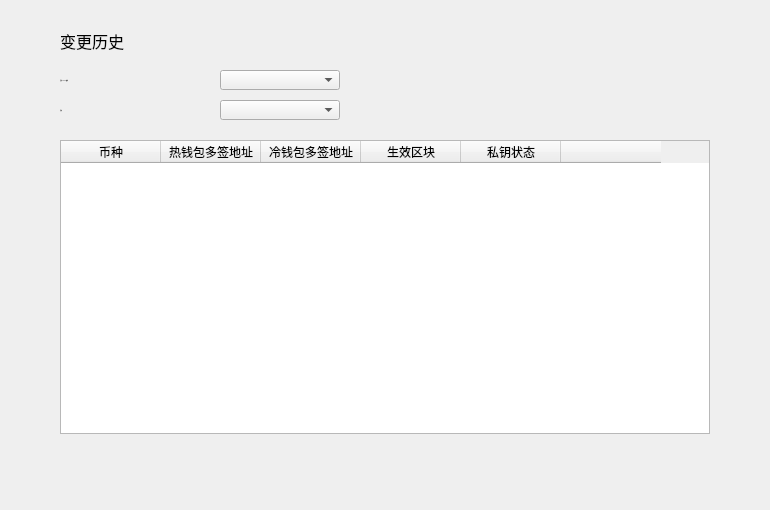
<?xml version="1.0" encoding="UTF-8"?>
<ui version="4.0">
 <class>AssetChangeHistoryWidget</class>
 <widget class="QWidget" name="AssetChangeHistoryWidget">
  <property name="geometry">
   <rect>
    <x>0</x>
    <y>0</y>
    <width>770</width>
    <height>510</height>
   </rect>
  </property>
  <property name="windowTitle">
   <string>Form</string>
  </property>
  <widget class="QTableWidget" name="changeHistoryTableWidget">
   <property name="geometry">
    <rect>
     <x>60</x>
     <y>140</y>
     <width>650</width>
     <height>294</height>
    </rect>
   </property>
   <column>
    <property name="text">
     <string>币种</string>
    </property>
    <property name="font">
     <font>
      <family>微软雅黑 Light</family>
     </font>
    </property>
    <property name="textAlignment">
     <set>AlignCenter</set>
    </property>
   </column>
   <column>
    <property name="text">
     <string>热钱包多签地址</string>
    </property>
    <property name="font">
     <font>
      <family>微软雅黑 Light</family>
     </font>
    </property>
    <property name="textAlignment">
     <set>AlignCenter</set>
    </property>
   </column>
   <column>
    <property name="text">
     <string>冷钱包多签地址</string>
    </property>
    <property name="font">
     <font>
      <family>微软雅黑</family>
     </font>
    </property>
    <property name="textAlignment">
     <set>AlignCenter</set>
    </property>
   </column>
   <column>
    <property name="text">
     <string>生效区块</string>
    </property>
    <property name="font">
     <font>
      <family>微软雅黑</family>
     </font>
    </property>
    <property name="textAlignment">
     <set>AlignCenter</set>
    </property>
   </column>
   <column>
    <property name="text">
     <string>私钥状态</string>
    </property>
    <property name="font">
     <font>
      <family>微软雅黑</family>
     </font>
    </property>
    <property name="textAlignment">
     <set>AlignCenter</set>
    </property>
   </column>
   <column>
    <property name="text">
     <string/>
    </property>
   </column>
  </widget>
  <widget class="QComboBox" name="accountComboBox">
   <property name="geometry">
    <rect>
     <x>220</x>
     <y>70</y>
     <width>120</width>
     <height>20</height>
    </rect>
   </property>
   <property name="font">
    <font>
     <family>微软雅黑</family>
     <weight>50</weight>
     <bold>false</bold>
    </font>
   </property>
   <property name="focusPolicy">
    <enum>Qt::NoFocus</enum>
   </property>
   <property name="styleSheet">
    <string notr="true"/>
   </property>
  </widget>
  <widget class="QLabel" name="label">
   <property name="geometry">
    <rect>
     <x>60</x>
     <y>70</y>
     <width>160</width>
     <height>20</height>
    </rect>
   </property>
   <property name="font">
    <font>
     <family>微软雅黑</family>
     <pointsize>-1</pointsize>
     <weight>50</weight>
     <italic>false</italic>
     <bold>false</bold>
    </font>
   </property>
   <property name="styleSheet">
    <string notr="true">QLabel{color: rgb(80,80,80);
font: 11px &quot;微软雅黑&quot;;}</string>
   </property>
   <property name="text">
    <string>当前wallfacer账号</string>
   </property>
   <property name="alignment">
    <set>Qt::AlignLeading|Qt::AlignLeft|Qt::AlignVCenter</set>
   </property>
  </widget>
  <widget class="QComboBox" name="assetComboBox">
   <property name="geometry">
    <rect>
     <x>220</x>
     <y>100</y>
     <width>120</width>
     <height>20</height>
    </rect>
   </property>
   <property name="font">
    <font>
     <family>微软雅黑</family>
     <weight>50</weight>
     <bold>false</bold>
    </font>
   </property>
   <property name="focusPolicy">
    <enum>Qt::NoFocus</enum>
   </property>
   <property name="styleSheet">
    <string notr="true"/>
   </property>
  </widget>
  <widget class="QLabel" name="label_2">
   <property name="geometry">
    <rect>
     <x>60</x>
     <y>100</y>
     <width>160</width>
     <height>20</height>
    </rect>
   </property>
   <property name="font">
    <font>
     <family>微软雅黑</family>
     <pointsize>-1</pointsize>
     <weight>50</weight>
     <italic>false</italic>
     <bold>false</bold>
    </font>
   </property>
   <property name="styleSheet">
    <string notr="true">QLabel{color: rgb(80,80,80);
font: 11px &quot;微软雅黑&quot;;}</string>
   </property>
   <property name="text">
    <string>币种</string>
   </property>
   <property name="alignment">
    <set>Qt::AlignLeading|Qt::AlignLeft|Qt::AlignVCenter</set>
   </property>
  </widget>
  <widget class="QLabel" name="title_label">
   <property name="geometry">
    <rect>
     <x>60</x>
     <y>28</y>
     <width>500</width>
     <height>26</height>
    </rect>
   </property>
   <property name="font">
    <font>
     <family>微软雅黑</family>
     <pointsize>12</pointsize>
     <weight>50</weight>
     <italic>false</italic>
     <bold>false</bold>
    </font>
   </property>
   <property name="styleSheet">
    <string notr="true"/>
   </property>
   <property name="text">
    <string>变更历史</string>
   </property>
  </widget>
  <widget class="QStackedWidget" name="stackedWidget">
   <property name="geometry">
    <rect>
     <x>0</x>
     <y>467</y>
     <width>770</width>
     <height>41</height>
    </rect>
   </property>
  </widget>
 </widget>
 <resources/>
 <connections/>
</ui>
